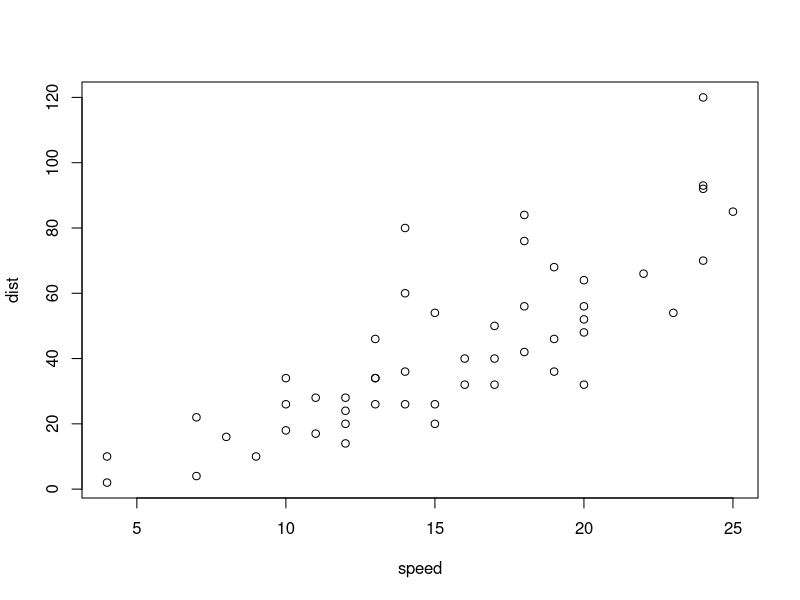
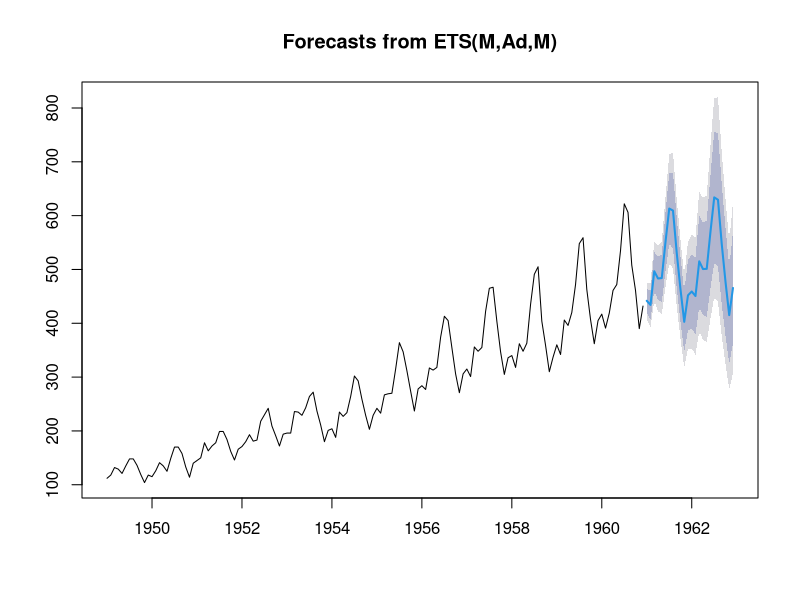

Generate these figures, in order, with R:
## ---- chunk 1
library(tidyverse)
library(forecast)
## ---- chunk 2
cars
## ---- chunk 3
cars %>% plot()
## ---- chunk 4
forecast(AirPassengers)
## ---- chunk 5
forecast(AirPassengers) %>% plot()
